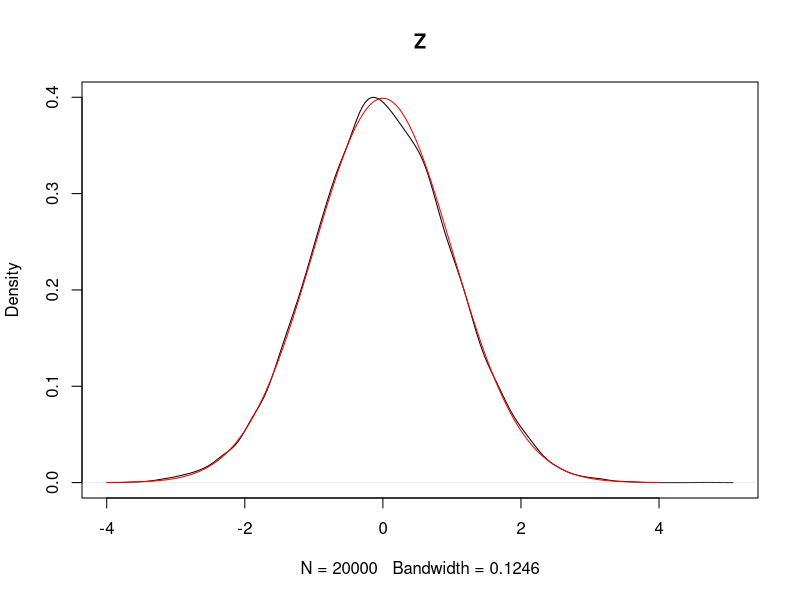
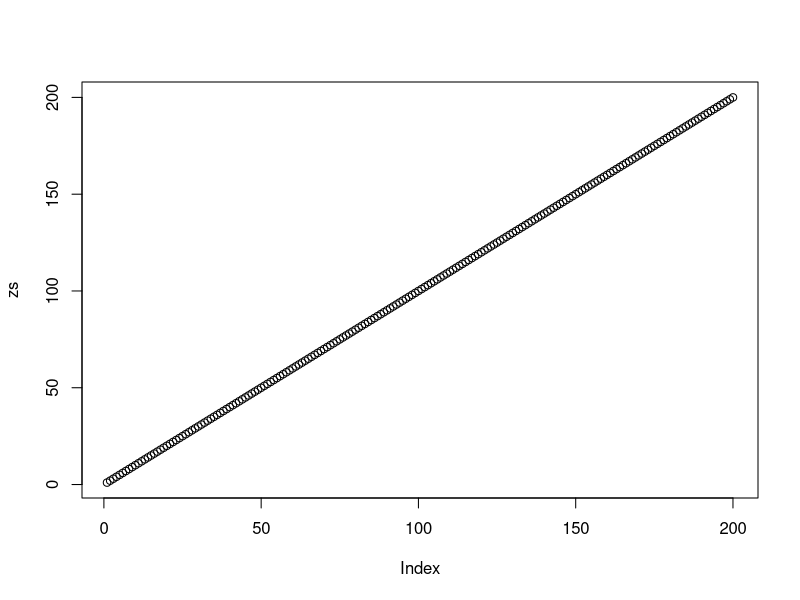
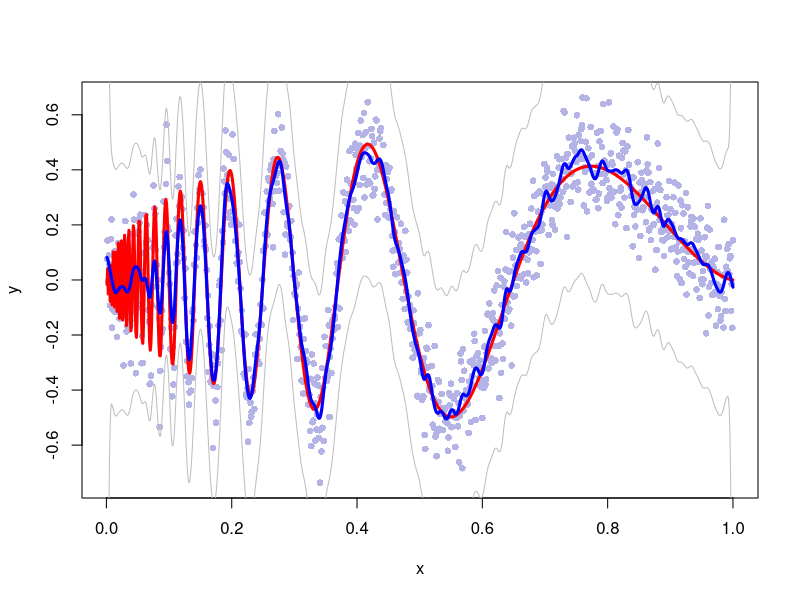

These figures' R source, in order:
## ---- chunk 1
sample_size = c(seq(1,200))
sim = function(part_b = FALSE, ssize = sample_size, sig = 1, b = 100) {
  rv = c()
  for(n in sample_size){
    stat_n =  c()
    
    for(rep in (1:b)) {
      mew_n = mean(rnorm(n, 1, sig))
      if(part_b) {
        stat_b = sqrt(n) * (mew_n - 1) # Z
      } else {
        stat_b = (mew_n - 1)^2 # The MSE
      }
      stat_n = append(stat_n, stat_b)
    }
    
    if(part_b) {
      stat_rv = stat_n
    } else {
      stat_rv = mean(stat_n)
    }
    rv = append(rv, stat_rv) 
  }
  if(part_b) {
    x = seq(-4, 4, .01)
    f = dnorm(x, sd = sig)
    plot(density(rv), main = "Z")
    lines(x,f,'l',col='red')
  } else {
    # Normal scale plot
    plot(sample_size, rv, ylab = "")
    lines(sample_size, (sig^2) / sample_size, col = "red")
    title(expression(paste(frac(sigma^2, n), "vs. Empirical MSE")), line = -2) 
    
    # Log Log Plot
    plot(sample_size, log = "xy", rv, ylab = "log 1", xlab = "log sample size")
    lines(sample_size, (sig^2) / sample_size, col = "red")
    title(expression(paste("log(", frac(sigma^2, n), ") ", "vs. log(Empirical MSE)")), line = -2)
  }
  
}
## ---- chunk 2
zs = sim(TRUE)
plot(sample_size, zs)
## ---- chunk 3
tricube = function(x) {
  return(70 / 81 * (1 - abs(x) ^ 3) ^ 3 * ind(x))
}

ind = function(x) {
  if(abs(x) <= 1) {
    return(1)
  } else {
    return(0)
  }
}
# 
# S_nj = function(obs, j, x, h = .01) {
#   n = length(obs)
#   return(sum(tricube((obs - x) / h) * (obs - x) ^ j))
# }
# 
# b = function(obs, x, h = .01) {
#   return(tricube((obs - x) / h) * (S_nj(obs, 2, x) - (obs - x) * S_nj(obs, 1, x)))
# }
# 
# l = function(obs, x, h = .01) {
#   return(b(obs, x) / sum(b(obs, x)))
# }
# 
# lsmoother = function (data, x, h = .01) {
#   # Utilizing Theorem 5.60 from Textbook
#   obs = data[,1]
#   y = data[,2]
# 
#   return(sum(l(obs, x) * y))
# }
## ---- chunk 4
doppler = function(x) {
  return(sqrt(x * (1 - x))*sin(2.1 * pi/(x + .05)))
}

cvs = function(h, x, y) {
  llr = locfit(y ~ x, alpha = c(0, h), deg = 1)
  
  # From 'smoothdemo.r'
  Lii = predict(llr, where="data", what="infl")
  
  return(mean(((y - fitted(llr)) / (1 - Lii)) ^ 2))
}

model = function(num_obs = 1000, sigma = 0.1) {
  # Generate data
  x = (1:num_obs) / num_obs
  y = doppler(x) + sigma * rnorm(num_obs)
  
  # Determine optimal h (using the function cvs as the "formula derived in part (a)")
  h = seq(.01, .8, .01)
  cv_scores = unlist(lapply(h, cvs, x = x, y = y))
  hstar = h[cv_scores == min(cv_scores)]
  print(hstar)
  
  # Local linear regression fitted using locfit lib
  out = locfit(y ~ x, alpha = c(0, hstar), deg = 1)
  plot(x, y, pch=16, cex=0.9, col=rgb(0.7, 0.7, 0.9))
  lines(x, doppler(x), 'l', col='red', lwd=3)
  lines(x, fitted(out), 'l', col='blue', lwd=3)
  
  # From 'smoothdemo.r'
  normell = predict(out, where='data', what='vari')
  n = length(x)
  lines(x, fitted(out) + sqrt(n) * 2 * sigma * normell, 'l', col='gray', lwd=1)
  lines(x, fitted(out) - sqrt(n) * 2 * sigma * normell, 'l', col='gray', lwd=1)
  
}
# Run model
library(locfit)
model()
## ---- chunk 5
data(faithful)

gaus_kern = function(x) {
  rv = (1 / sqrt(2 * pi)) * exp(-x ^ 2 / 2)
}
  


tricube = function(x) {
  return(70 / 81 * (1 - abs(x) ^ 3) ^ 3 * ind(x))
}

ind = function(x) {
  if(abs(x) <= 1) {
    return(1)
  } else {
    return(0)
  }
}

kde = function(data, h, point) {
  n = length(data)
  rv = (1 / n * h) * sum(unlist(lapply((data - point) / h, gaus_kern)))
  return(rv)
}
